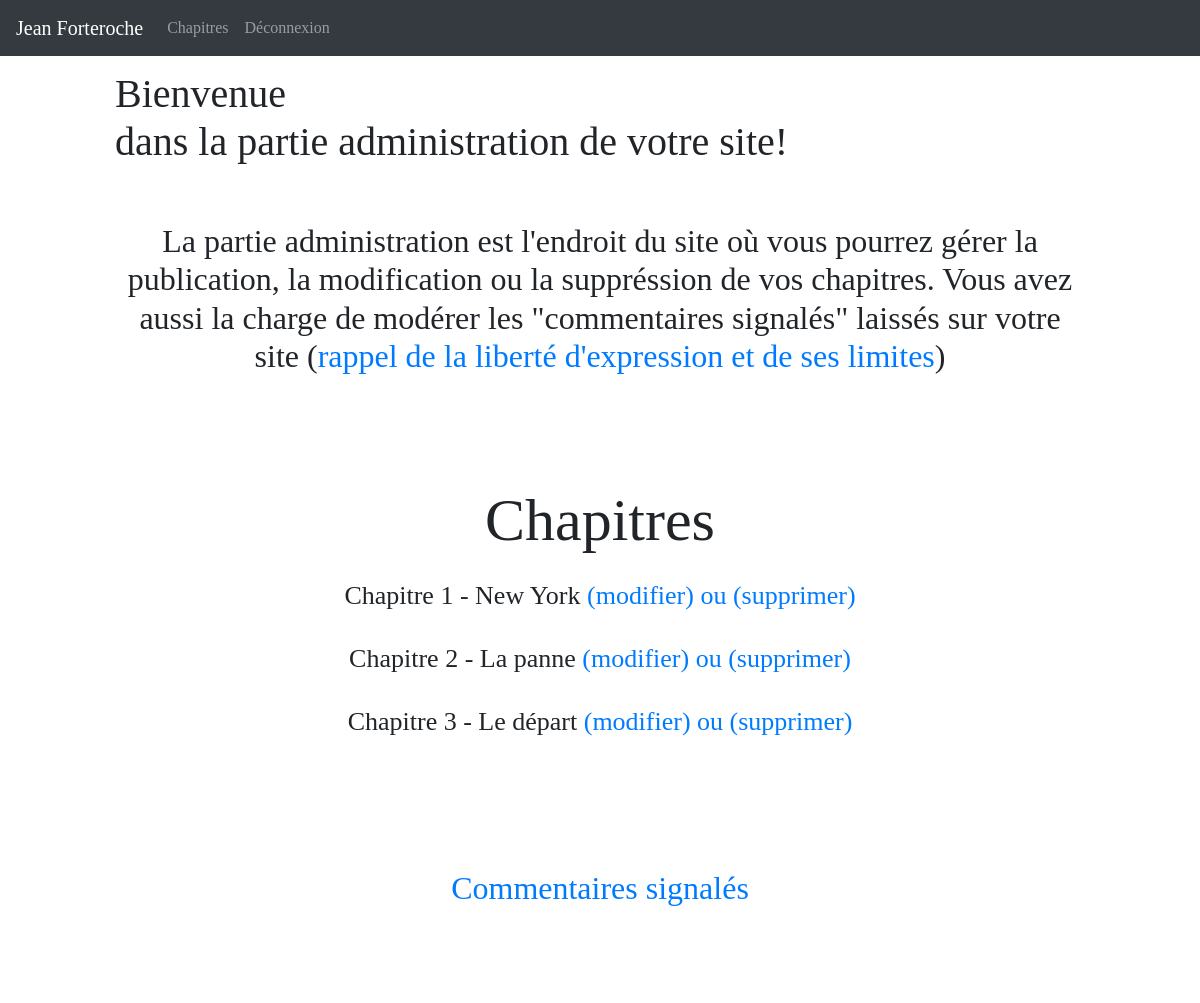
The page /adminIndex.php (upper part) on the database as committed earlier.
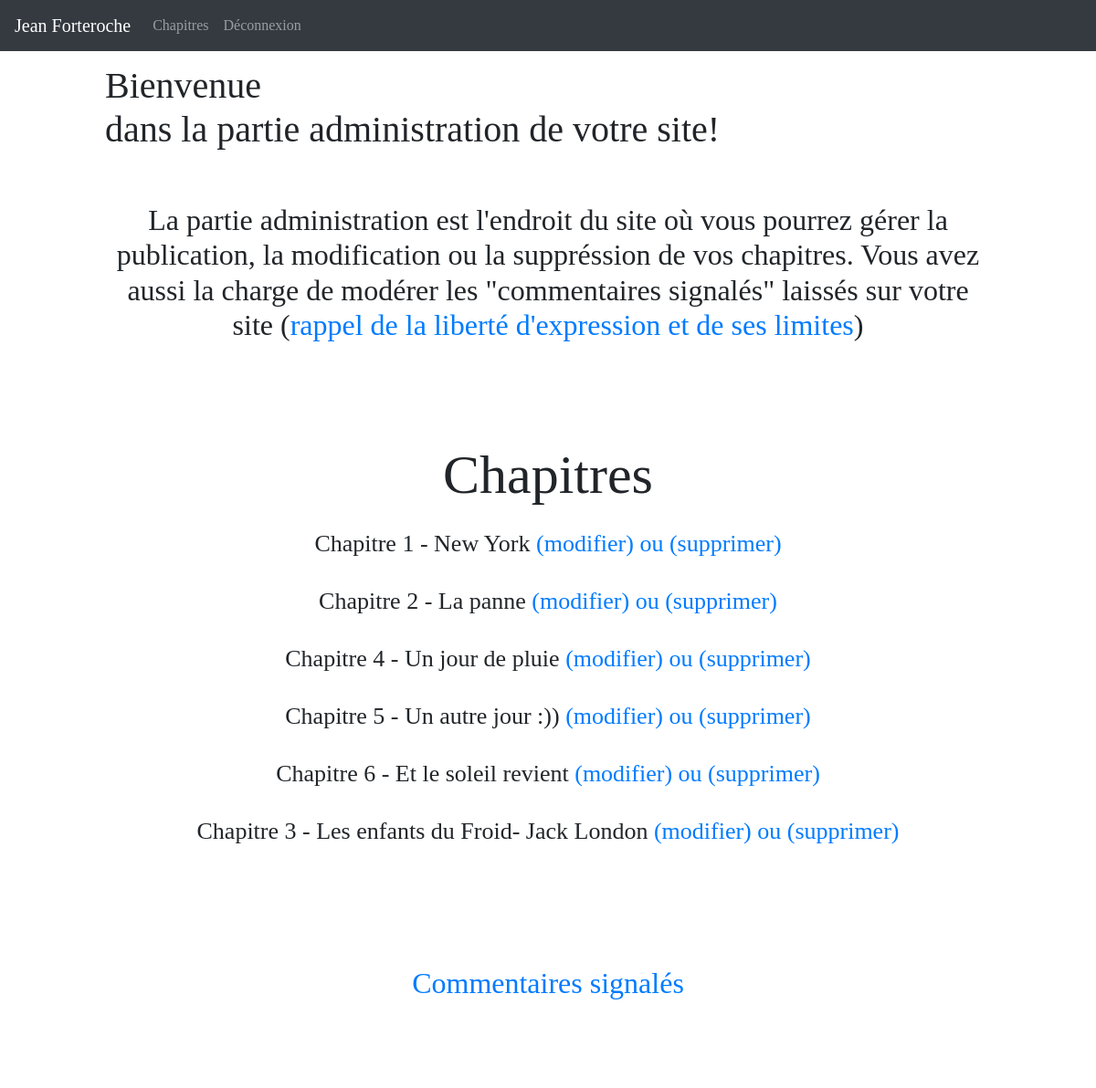
The same page on the database as committed later.
### tables this page shows
CREATE TABLE IF NOT EXISTS `chapters` (
  `id` int(11) NOT NULL AUTO_INCREMENT,
  `title` varchar(255) DEFAULT NULL,
  `content` text,
  `creation_date` datetime NOT NULL,
  PRIMARY KEY (`id`)
);

### controller/backend.php (called while the page is built, shortened)
<?php
require_once 'model/ChapterManager.php';
function listChapters()
{
    $chapterManager = new \Alaska\Blog\Model\ChapterManager();
    $chapters = $chapterManager->getChapters();
    include 'view/backend/listChaptersView.php';
}

### model/ChapterManager.php (called while the page is built, shortened)
<?php
class ChapterManager extends Manager
{
    public function getChapters()
    {
        $db = $this->dbConnect();
        $req = $db->query('SELECT id, title, content, DATE_FORMAT(creation_date, \'%d/%m/%Y à %Hh%imin%ss\') AS creation_date_fr FROM chapters ORDER BY creation_date');
        return $req;
    }
}

### view/backend/listChaptersView.php (the view, shortened to what this page needs)
<div class="container">
    <div class="jumbotron jumbotron-fluid">
        <h1>Bienvenue <br> dans la partie administration de votre site!</h1>
        <br><br>
        <h2>La partie administration est l'endroit du site où vous pourrez gérer la publication, la modification ou la suppréssion de vos chapitres. Vous avez aussi la charge de modérer les "commentaires signalés" laissés sur votre site (<a href="http://eduscol.education.fr/internet-responsable/ressources/legamedia/liberte-d-expression-et-ses-limites.html">rappel de la liberté d'expression et de ses limites</a>)</h2>
    </div>
    <div class="jumbotron jumbotron-fluid">
        <h1 class="chapitre">Chapitres</h1>
            <table class="table table-borderless">
                <tbody>
                <?php while($data = $chapters->fetch()): ?>
                    <tr>
                        <td scope="row"><?= htmlspecialchars($data['title']) ?><a href="adminIndex.php?action=chapter&amp;id=<?= $data['id'] ?>"> (modifier) ou (supprimer)</a></td>
                    </tr>
                <?php endwhile; ?>
                </tbody>
            </table>
    </div>
    <div class="jumbotron jumbotron-fluid">
        <h2><a href="view/backend/signalCommentView.php">Commentaires signalés</a></h2>
    </div>
    <div class="jumbotron jumbotron-fluid">
    </div>
</div>
<?php require 'view/backend/template.php'; ?>

Rows that differ between the two databases and show on the page:
removed chapters: title "Chapitre 3 - Le départ"
added chapters: title "Chapitre 4 - Un jour de pluie"
added chapters: title "Chapitre 5 - Un autre jour :))"
added chapters: title "Chapitre 6 - Et le soleil revient"
added chapters: title "Chapitre 3 - Les enfants du Froid- Jack London"
